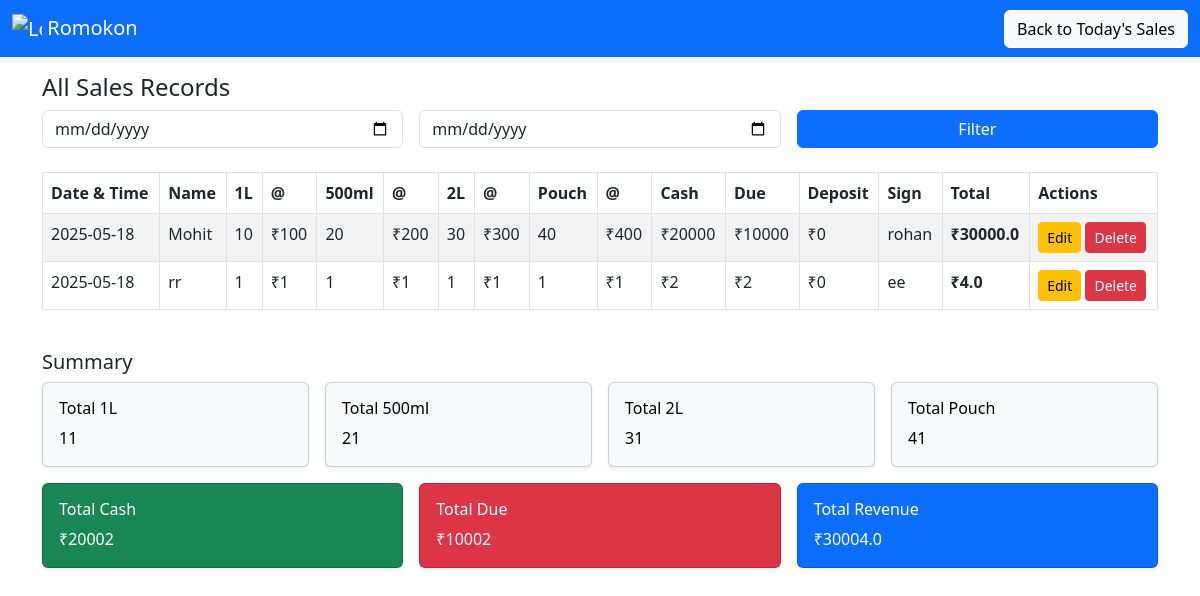
Screenshot of /all with the database file from the repository.
### app.py (models this page shows)
class Sale(Base):
    __tablename__ = "sales"
    id = Column(Integer, primary_key=True)
    date = Column(String, default=datetime.now().strftime("%d/%m/%Y %H:%M"))
    name = Column(String)
    qty_1l = Column(Integer, default=0)
    qty_500ml = Column(Integer, default=0)
    qty_2l = Column(Integer, default=0)
    qty_pouch = Column(Integer, default=0)
    rate_1l = Column(Float, default=0)
    rate_500ml = Column(Float, default=0)
    rate_2l = Column(Float, default=0)
    rate_pouch = Column(Float, default=0)
    cash = Column(Integer, default=0)
    due = Column(Integer, default=0)
    prev_deposit = Column(Integer, default=0)  # 🆕 Renamed from 'short'
    sign = Column(Text, default="Nandkishore")

### app.py (the view)
@app.route('/all')
def all():
    start_date = request.args.get('start_date')
    end_date = request.args.get('end_date')
    session = Session()
    query = session.query(Sale).order_by(Sale.date.desc())
    if start_date and end_date:
        query = query.filter(Sale.date >= start_date, Sale.date <= end_date)
    elif start_date:
        query = query.filter(Sale.date.startswith(start_date))
    rows = query.all()
    records = [(r, calculate_total(r.qty_1l, r.qty_500ml, r.qty_2l, r.qty_pouch,
                                   r.rate_1l, r.rate_500ml, r.rate_2l, r.rate_pouch)) for r in rows]
    summary = {
        "qty_1l": sum(r.qty_1l for r in rows),
        "qty_500ml": sum(r.qty_500ml for r in rows),
        "qty_2l": sum(r.qty_2l for r in rows),
        "qty_pouch": sum(r.qty_pouch for r in rows),
        "total_cash": sum(r.cash for r in rows),
        "total_due": sum(r.due for r in rows),
        "total_revenue": sum(
            calculate_total(r.qty_1l, r.qty_500ml, r.qty_2l, r.qty_pouch,
                            r.rate_1l, r.rate_500ml, r.rate_2l, r.rate_pouch) for r in rows
        )
    }
    return render_template('all.html', records=records, start_date=start_date, end_date=end_date, summary=summary)

### app.py (called while the page is built)
def calculate_total(qty_1l, qty_500ml, qty_2l, qty_pouch, rate_1l, rate_500ml, rate_2l, rate_pouch):
    return (
        int(qty_1l or 0) * float(rate_1l or 0) +
        int(qty_500ml or 0) * float(rate_500ml or 0) +
        int(qty_2l or 0) * float(rate_2l or 0) +
        int(qty_pouch or 0) * float(rate_pouch or 0)
    )

### templates/all.html (shortened to what this page needs)
<!DOCTYPE html>
<html lang="en">
<head>
  <link href="https://cdn.jsdelivr.net/npm/bootstrap@5.3.0/dist/css/bootstrap.min.css" rel="stylesheet">
</head>
<body>
  <nav class="navbar navbar-dark bg-primary mb-3">
    <div class="container-fluid">
      <a class="navbar-brand" href="#">
        <img src="https://upload.wikimedia.org/wikipedia/commons/a/a7/React-icon.svg" alt="Logo" width="30" height="30" class="d-inline-block align-text-top">
        Romokon
      </a>
      <a href="/" class="btn btn-light">Back to Today's Sales</a>
    </div>
  </nav>
  <div class="container">
    <h4>All Sales Records</h4>
    <form method="get" class="row g-3 mb-4">
      <div class="col-md-4">
        <input type="date" name="start_date" class="form-control" placeholder="Start Date" value="{{ start_date or '' }}">
      </div>
      <div class="col-md-4">
        <input type="date" name="end_date" class="form-control" placeholder="End Date" value="{{ end_date or '' }}">
      </div>
      <div class="col-md-4">
        <button type="submit" class="btn btn-primary w-100">Filter</button>
      </div>
    </form>
    <div class="table-responsive">
      <table class="table table-bordered table-striped">
        <thead>
          <tr>
            <th>Date & Time</th><th>Name</th>
            <th>1L</th><th>@</th><th>500ml</th><th>@</th>
            <th>2L</th><th>@</th><th>Pouch</th><th>@</th>
            <th>Cash</th><th>Due</th><th>Deposit</th><th>Sign</th><th>Total</th><th>Actions</th>
          </tr>
        </thead>
        <tbody>
          {% for r in records %}
            {% set sale = r[0] %}
            {% set total = r[1] %}
            <tr>
                <td>{{ sale.date }}</td>
                <td>{{ sale.name }}</td>
                <td>{{ sale.qty_1l }}</td><td>₹{{ sale.rate_1l }}</td>
                <td>{{ sale.qty_500ml }}</td><td>₹{{ sale.rate_500ml }}</td>
                <td>{{ sale.qty_2l }}</td><td>₹{{ sale.rate_2l }}</td>
                <td>{{ sale.qty_pouch }}</td><td>₹{{ sale.rate_pouch }}</td>
                <td>₹{{ sale.cash }}</td><td>₹{{ sale.due }}</td><td>₹{{ sale.prev_deposit }}</td><td>{{ sale.sign }}</td>
                <td><strong>₹{{ total }}</strong></td>
                <td>
                <a href="/edit/{{ sale.id }}" class="btn btn-sm btn-warning">Edit</a>
                <a href="/delete/{{ sale.id }}" class="btn btn-sm btn-danger">Delete</a>
                </td>
            </tr>
          {% endfor %}
        </tbody>
      </table>
    </div>
    <div class="mt-4">
  <h5>Summary</h5>
  <div class="row g-3">
    <div class="col-md-3">
      <div class="card text-bg-light shadow-sm">
        <div class="card-body">
          <h6 class="card-title">Total 1L</h6>
          <p class="card-text">{{ summary.qty_1l }}</p>
        </div>
      </div>
    </div>
    <div class="col-md-3">
      <div class="card text-bg-light shadow-sm">
        <div class="card-body">
          <h6 class="card-title">Total 500ml</h6>
          <p class="card-text">{{ summary.qty_500ml }}</p>
        </div>
      </div>
    </div>
    <div class="col-md-3">
      <div class="card text-bg-light shadow-sm">
        <div class="card-body">
          <h6 class="card-title">Total 2L</h6>
          <p class="card-text">{{ summary.qty_2l }}</p>
        </div>
      </div>
    </div>
    <div class="col-md-3">
      <div class="card text-bg-light shadow-sm">
        <div class="card-body">
          <h6 class="card-title">Total Pouch</h6>
          <p class="card-text">{{ summary.qty_pouch }}</p>
        </div>
      </div>
    </div>
    <div class="col-md-4">
      <div class="card text-bg-success text-white shadow-sm">
        <div class="card-body">
          <h6 class="card-title">Total Cash</h6>
          <p class="card-text">₹{{ summary.total_cash }}</p>
        </div>
      </div>
    </div>
    <div class="col-md-4">
      <div class="card text-bg-danger text-white shadow-sm">
        <div class="card-body">
          <h6 class="card-title">Total Due</h6>
          <p class="card-text">₹{{ summary.total_due }}</p>
        </div>
      </div>
    </div>
    <div class="col-md-4">
      <div class="card text-bg-primary text-white shadow-sm">
        <div class="card-body">
          <h6 class="card-title">Total Revenue</h6>
          <p class="card-text">₹{{ summary.total_revenue }}</p>
        </div>
      </div>
    </div>
  </div>
</div>
  </div>
</body>
</html>

### rows the page displays
Sale: date "2025-05-18", name "Mohit", qty_1l "10", rate_1l "100", qty_500ml "20", rate_500ml "200", qty_2l "30", rate_2l "300", qty_pouch "40", rate_pouch "400", cash "20000", due "10000", prev_deposit "0", sign "rohan", total "30000.0"
Sale: date "2025-05-18", name "rr", qty_1l "1", rate_1l "1", qty_500ml "1", rate_500ml "1", qty_2l "1", rate_2l "1", qty_pouch "1", rate_pouch "1", cash "2", due "2", prev_deposit "0", sign "ee", total "4.0"

### other values shown
{{ summary.qty_1l }} "11"
{{ summary.qty_500ml }} "21"
{{ summary.qty_2l }} "31"
{{ summary.qty_pouch }} "41"
{{ summary.total_cash }} "20002"
{{ summary.total_due }} "10002"
{{ summary.total_revenue }} "30004.0"
